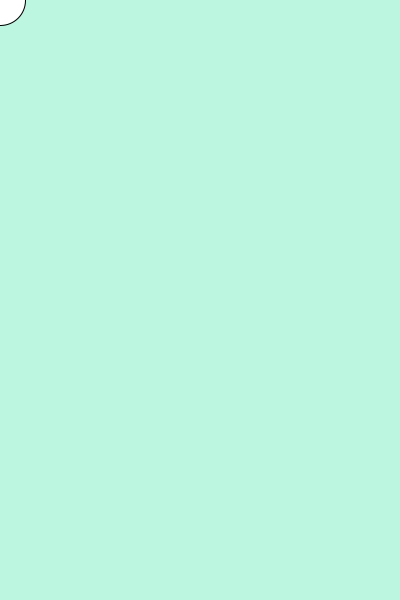
Frame 1 (no input)
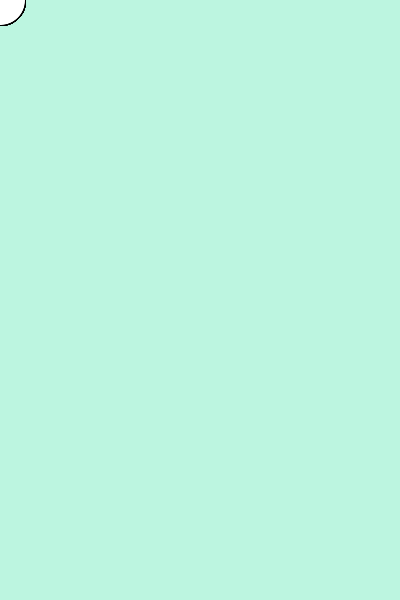
Frame 60 (the mouse pressed at the canvas centre just before this capture)
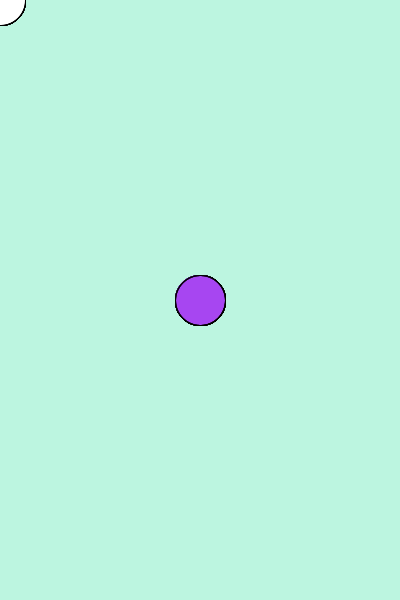
Frame 120 (the mouse held since frame 60 and released just before this capture)

The Processing sketch that drew these frames (run headless with seeded random() and noise(); from frame 60 on, the mouse is pressed at the canvas centre):

// Processing sketch: processing_48509
// ── processing_48509.pde

void setup()
{
  size(400,600);
  background(188,245,224);
  smooth();
  frameRate(15);
}

void draw()
{
  //fill(0,225,225);
  ellipse(mouseX,mouseY,50,50);
  
}

void mousePressed()
{
  fill(random(255),random(255),random(255),random(255) );
  
  
}
